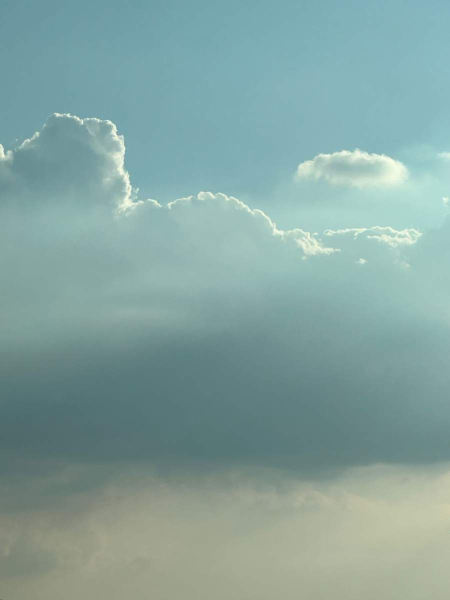
#> input picture bijbelstudie_mobile/assets/images/daytext/003.jpg, 900 x 1200 px (shown at 1/2 size)
$ python -i curate_nature_photos.py   (imports and definitions only)
#> lines starting #> are read from the running program, lines starting #| are printed output that depends on the picture
#> further down, picture is the input picture: PIL image 900x1200 RGB; mean R, G, B 133.2, 163.7, 159.9
"""Curate calm, minimal nature photographs from Pexels.

Fills two libraries, both in the look of the daily verse card: the 365 Dagtekst
backgrounds (`assets/images/daytext/`, mirrored in the website's
`public/images/daytext/`) and one cover per study (the website's
`public/images/study-photos/`, which the app reads over the API).

The bands below are measured off the photos already in the daily verse library,
so a new photo only ships if it looks like one of them: mid-bright, low
contrast, almost no fine detail, muted colour, no people or buildings.

Usage (from the repo root, needs Pillow):
    python tools/curate_nature_photos.py harvest 40 pool.json    # find candidates
    python tools/curate_nature_photos.py measure "assets/images/daytext/*.jpg"
Writing files is deliberately not a one-liner: read a pool first, then feed it
to `write_daytext` / `write_study_cover` from a REPL, so nothing lands in the
repo unseen.
"""

import glob, io, json, os, re, statistics as st, sys, urllib.parse, urllib.request
from PIL import Image, ImageFilter

KEY = 'H2jk9uKnhRmL6WPwh89zBezWvr'  # pexels.com web client key
UA = 'Mozilla/5.0 (Windows NT 10.0; Win64; x64) curation/1.0'

# Measured off assets/images/daytext/001..100.jpg (see measure.py).
MEAN = (0.33, 0.66)     # mean luminance: mid-bright
TL_MAX = 0.82           # top-left quadrant: where the verse text sits
STD_MAX = 0.21          # low contrast
EDGE_MAX = 0.095        # minimal: p75 of the set is 0.061, p95 0.118
SAT_MAX = 0.50          # muted colour
RATIO = (0.55, 2.1)     # crops to 3:4 and to 4:3 without losing the subject

BLOCK = re.compile(
    r'\b(people|person|man|men|woman|women|girl|boy|child|children|kid|baby|'
    r'portrait|face|hand|hands|human|model|fashion|wedding|couple|family|'
    r'city|urban|building|architecture|house|home|street|road|highway|bridge|'
    r'car|vehicle|boat|ship|train|plane|aircraft|window|wall|room|interior|'
    r'ai generated|ai-generated|illustration|render|3d|drawing|painting|'
    r'sketch|graphic|logo|text|sign|dog|cat|horse|cow|sheep|bird|people s)\b')

# [15 lines left out: functions http, search, not called in this run]

def metrics(im):
    im = im.convert('RGB')
    im.thumbnail((160, 160))
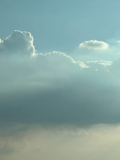
#> im: PIL image 120x160 RGB; mean R, G, B 133.2, 163.7, 159.9
    g = im.convert('L')
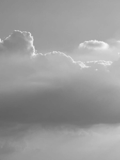
#> g: PIL image 120x160 L; min 96, max 248, mean 154.1
    px = list(g.getdata())
#> px = 19200 values, max 248 at index 5264, min 96 at index 13920, mean 154.1
    w, h = g.size
#> w = 120; h = 160
    q = list(g.crop((0, 0, w // 2, h // 2)).getdata())
#> q = 4800 values, max 237 at index 3274, min 131 at index 2464, mean 157.2
    e = g.filter(ImageFilter.FIND_EDGES)
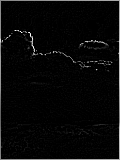
#> e: PIL image 120x160 L; min 0, max 255, mean 8
    epx = list(e.crop((1, 1, w - 1, h - 1)).getdata())
#> epx = 18644 values, max 255 at index 3436, min 0 at index 0, mean 3.54
    s = list(im.convert('HSV').getdata())
#> s = 19200 items, first 6: (133, 89, 156), (133, 89, 156), (134, 86, 157), (134, 84, 157), (134, 83, 158), (134, 83, 159)
    return {
        'mean': sum(px) / len(px) / 255,
        'tl': sum(q) / len(q) / 255,
        'std': st.pstdev(px) / 255,
        'edge': sum(epx) / len(epx) / 255,
        'sat': sum(p[1] for p in s) / len(s) / 255,
    }

# [72 lines left out: functions passes, wordy, photographer, candidate, probe, harvest, not called in this run]

# --- writing files ----------------------------------------------------------

DAYTEXT_DIRS = (
    r'C:\Projects\bijbelstudie-app\bijbelstudie_mobile\assets\images\daytext',
    r'C:\Projects\bijbelstudie\public\images\daytext',
)
STUDY_DIR = r'C:\Projects\bijbelstudie\public\images\study-photos'


# [39 lines left out: functions credit_row, write_daytext, write_study_cover, not called in this run]


# --- queries ----------------------------------------------------------------

# The idiom of the library: wide, calm, nothing in the foreground.
QUERIES = [
    'misty field at dawn', 'fog over hills', 'calm sea horizon',
    'soft clouds blue sky', 'sand dunes minimal', 'snow covered field',
    'wheat field sunset', 'lake reflection calm', 'pastel sky sunset',
    'desert minimal landscape', 'forest in fog', 'tall grass close up',
    'ripples in sand', 'frozen lake winter', 'heather moorland',
    'dune grass beach', 'overcast sky sea', 'rolling green hills',
    'mountain silhouette haze', 'empty beach sand', 'morning mist meadow',
    'minimal seascape', 'smooth water long exposure', 'snowy mountain slope',
    'olive grove hills', 'white sky minimal', 'dry grass field wind',
    'single tree in field', 'mountain lake still', 'clouds from above',
    'fields from above minimal', 'sky gradient dusk', 'salt flat horizon',
    'soft waves ocean', 'green meadow horizon', 'moss covered rocks',
    'canyon rock minimal', 'cliffs over sea', 'reeds in water',
    'terraced hills mist', 'frost on grass', 'soft sunrise hills',
    'blue hour landscape', 'haze over valley', 'distant mountain range',
    'island in mist', 'aerial beach minimal', 'snow dune', 'cotton clouds',
    'pastel ocean morning', 'savanna grass horizon', 'minimal lake fog',
    'autumn field minimal', 'glacier ice minimal', 'minimal horizon line',
    'calm river bend', 'high desert plateau', 'soft dune shadows',
]


# [9 lines left out: function measure_dir, not called in this run]


# [11 lines not run here, left out]

>>> from PIL import Image
>>> picture = Image.open('../bijbelstudie_mobile/assets/images/daytext/003.jpg')
>>> result = metrics(picture)
#> result = {'mean': 0.604, 'tl': 0.616, 'std': 0.0996, 'edge': 0.0139, 'sat': 0.212}

$ run again, on bijbelstudie_mobile/assets/images/daytext/014.jpg
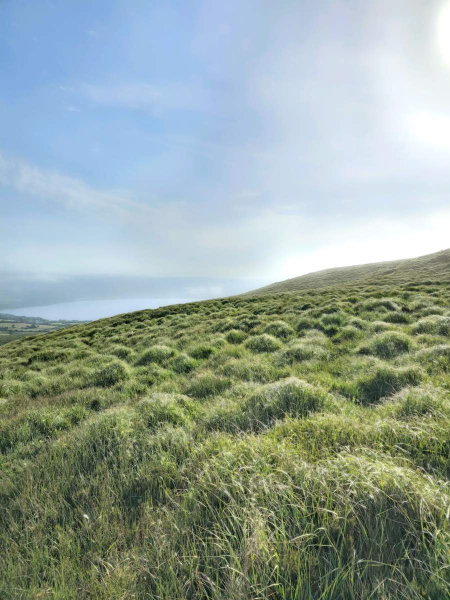
#> input picture bijbelstudie_mobile/assets/images/daytext/014.jpg, 900 x 1200 px (shown at 1/2 size)
#> picture is the input picture: PIL image 900x1200 RGB; mean R, G, B 148, 163.2, 154.8
#> in metrics, `g = im.convert('L')`:
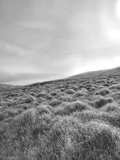
#> g: PIL image 120x160 L; min 33, max 255, mean 157.6
#> px = 19200 values, max 255 at index 359, min 33 at index 10648, mean 157.6
#> q = 4800 values, max 226 at index 4677, min 148 at index 0, mean 190
#> in metrics, `e = g.filter(ImageFilter.FIND_EDGES)`:
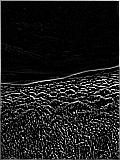
#> e: PIL image 120x160 L; min 0, max 255, mean 28
#> epx = 18644 values, max 255 at index 9305, min 0 at index 0, mean 24.45
#> s = 19200 items, first 6: (149, 110, 201), (151, 111, 208), (151, 111, 211), (150, 109, 214), (150, 108, 214), (151, 106, 217)
#> result = {'mean': 0.618, 'tl': 0.745, 'std': 0.212, 'edge': 0.0959, 'sat': 0.253}

$ run again, on bijbelstudie_mobile/assets/images/daytext/023.jpg
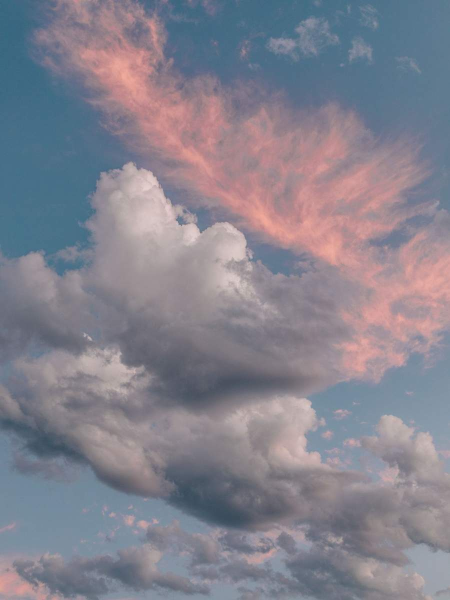
#> input picture bijbelstudie_mobile/assets/images/daytext/023.jpg, 900 x 1200 px (shown at 1/2 size)
#> picture is the input picture: PIL image 900x1200 RGB; mean R, G, B 132.3, 130.4, 142.2
#> in metrics, `g = im.convert('L')`:
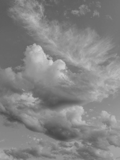
#> g: PIL image 120x160 L; min 73, max 210, mean 132.2
#> px = 19200 values, max 210 at index 5919, min 73 at index 16499, mean 132.2
#> q = 4800 values, max 210 at index 2979, min 91 at index 120, mean 129.1
#> in metrics, `e = g.filter(ImageFilter.FIND_EDGES)`:
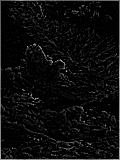
#> e: PIL image 120x160 L; min 0, max 182, mean 12.3
#> epx = 18644 values, max 182 at index 8325, min 0 at index 0, mean 8.87
#> s = 19200 items, first 6: (142, 140, 127), (141, 140, 129), (141, 141, 128), (143, 133, 130), (146, 123, 130), (146, 123, 130)
#> result = {'mean': 0.518, 'tl': 0.506, 'std': 0.091, 'edge': 0.0348, 'sat': 0.186}

$ run again, on bijbelstudie_mobile/assets/images/daytext/024.jpg
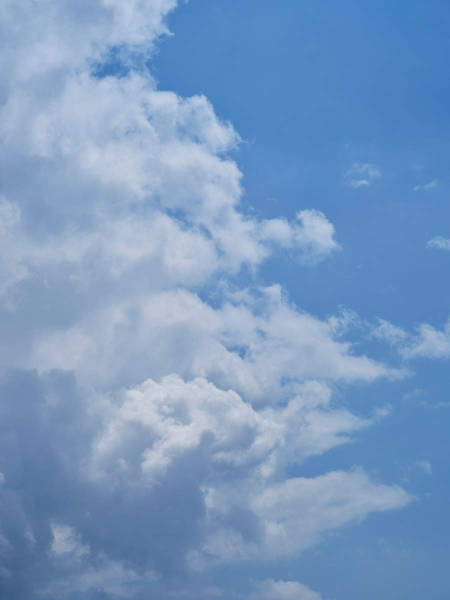
#> input picture bijbelstudie_mobile/assets/images/daytext/024.jpg, 900 x 1200 px (shown at 1/2 size)
#> picture is the input picture: PIL image 900x1200 RGB; mean R, G, B 120.3, 153.1, 193
#> in metrics, `g = im.convert('L')`:
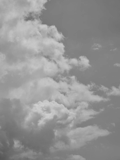
#> g: PIL image 120x160 L; min 86, max 208, mean 147.8
#> px = 19200 values, max 208 at index 12643, min 86 at index 18840, mean 147.8
#> q = 4800 values, max 204 at index 2485, min 112 at index 1108, mean 167.9
#> in metrics, `e = g.filter(ImageFilter.FIND_EDGES)`:
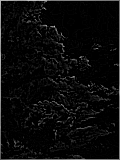
#> e: PIL image 120x160 L; min 0, max 193, mean 10.3
#> epx = 18644 values, max 192 at index 3003, min 0 at index 0, mean 6.6
#> s = 19200 items, first 6: (153, 63, 214), (153, 64, 211), (150, 69, 209), (150, 70, 206), (151, 72, 207), (151, 71, 209)
#> result = {'mean': 0.58, 'tl': 0.658, 'std': 0.0963, 'edge': 0.0259, 'sat': 0.38}
